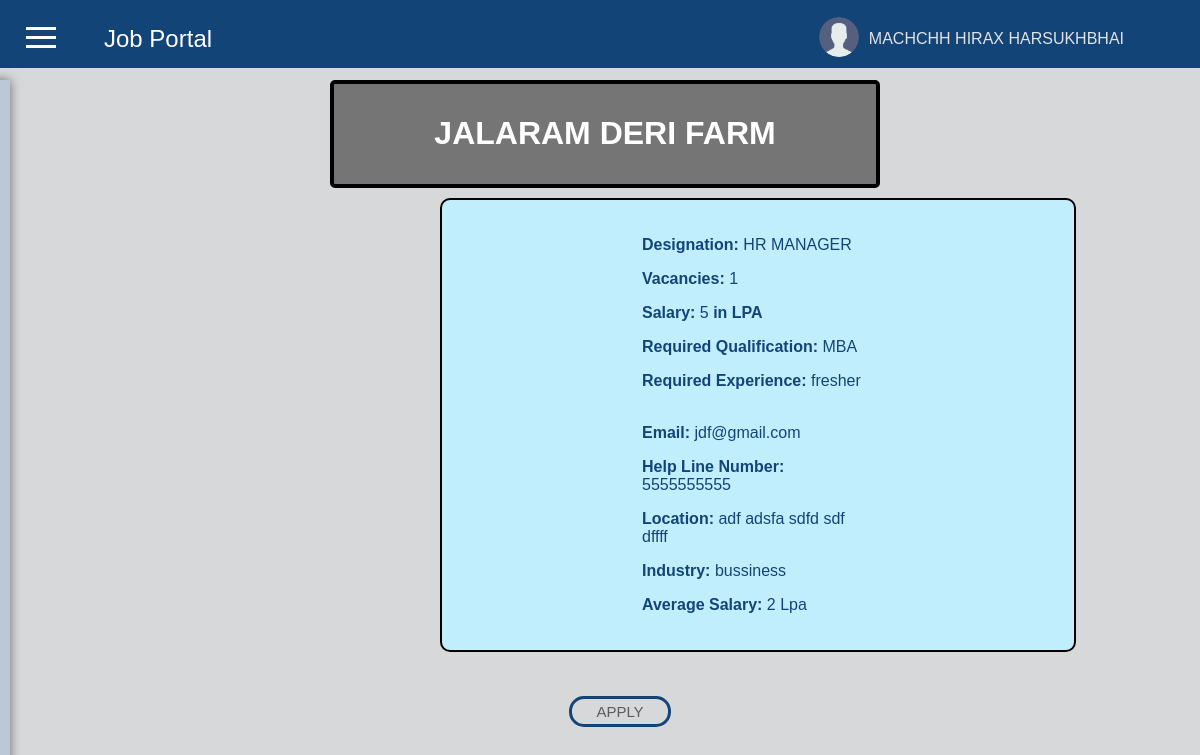
The app's page /job/1/ (signed in) with its own data.
### firstapp/models.py (models this page shows, shortened)
class Jobseeker(models.Model):
    js_id = models.AutoField(primary_key=True)
    js_name = models.CharField(max_length=50,null=False)
    username = models.CharField(max_length=20, unique=True,null=False)
    password = models.CharField(max_length=20,null=False)
    js_email = models.EmailField(max_length=30, unique=True,null=False)
    js_address = models.CharField(max_length=200 , default="your address",null=False)
    mobileno = models.CharField(max_length=10, unique=True,null=False)
    resume = models.FileField(upload_to='Resume/',null=False)
    birthdate = models.DateField(null=True)

class Jobposting(models.Model):
    jp_id = models.AutoField(primary_key=True)
    emp_id = models.ForeignKey(Employer, on_delete=models.CASCADE, to_field='emp_id')
    designation = models.CharField(max_length=50,null=False)
    vacancies = models.IntegerField(null=False)
    salary = models.IntegerField(null=False)
    req_qualification = models.CharField(max_length=120,null=False)
    req_experience = models.CharField(max_length=40,null=False)
    delete_jobpost = models.BooleanField(default=0)

class Employer(models.Model):
    emp_id = models.AutoField(primary_key=True)
    emp_name = models.CharField(max_length=50,null=False)
    username = models.CharField(max_length=20,unique=True,null=False)
    password = models.CharField(max_length=20,null=False)
    emp_email = models.EmailField(max_length=30,unique=True,null=False)
    help_line_no = models.IntegerField(unique=True,null=False)
    industry = models.CharField(max_length=30,null=False)
    location = models.CharField(max_length=100,null=False)
    avg_salary = models.IntegerField(null=False)

### firstapp/views.py (the view)
# urls.py: path('job/<int:job_id>/', views.job_details, name='job_details'),
def job_details(request, job_id):
    my_value = request.session.get('my_key')
    jobseeker = Jobseeker.objects.get(username=my_value)
    js_name = jobseeker.js_name
    job = Jobposting.objects.get(jp_id=job_id)
    return render(request, 'j_applyforjob.html', {'job': job,'js_name':js_name})

### templates/j_applyforjob.html (shortened to what this page needs)
<!DOCTYPE html>
<html lang="en">
<head>
    {% load static %}
</head>
<body>
<header class="top-header">
    <div class="container">
        <a href="#" class="logo">Job Portal</a>
        <div class="user-info">
            <div class="user-logo">
                <img src="{% static 'png/user.png' %}" alt="User Logo">
            </div>
            <div class="user-name">{{js_name}}</div>
        </div>
    </div>
</header>
<button class="toggle-btn" onclick="toggleSidebar()">
    <span class="line"></span>
    <span class="line"></span>
    <span class="line"></span>
</button>
<form method="POST" action="/j_menu">
<div class="sidebar">
</div>
</form>
<h1>Job Options</h1>
<ul>
<div class="h1-container">
            <h1>{{ job.emp_id.emp_name }}</h1>
</div>
<div class="qualification-box1">
            <p><strong>Designation:</strong> {{ job.designation }}</p>
            <p><strong>Vacancies:</strong> {{ job.vacancies }}</p>
            <p><strong>Salary:</strong> {{ job.salary }}{{" "}}<strong>in LPA</strong></p>
            <p><strong>Required Qualification:</strong> {{ job.req_qualification}}</p>
            <p><strong>Required Experience:</strong> {{ job.req_experience }}<br><br>
            <p><strong>Email:</strong> {{ job.emp_id.emp_email }}</p>
            <p><strong>Help Line Number:</strong> {{ job.emp_id.help_line_no }}</p>
            <p><strong>Location:</strong> {{ job.emp_id.location }}</p>
            <p><strong>Industry:</strong> {{ job.emp_id.industry }}</p>
            <p><strong>Average Salary:</strong> {{ job.emp_id.avg_salary }} Lpa</p>
            </div>
            <form method="POST" action="/j_applyforjob">
                <div class="box1"><div class="hello1">
                <button type="submit" name="applyforjobs" value="applyforjob">APPLY</button>
                </div></div>
            </form>
        <br><br>
</ul>
</body>
</html>

### templates/j_applyforjob.html (style rules this page uses)
body { margin: 0; background-color:#D7D8DA ; font-family: Arial, sans-serif; }
.top-header { top:0; height:40px; width:100%; position: fixed; z-index: 1000; background-color: #124478 ; color: #fff; padding: 14px; display: flex; align-items: center; }
.top-header .container { position:fixed; display: flex; justify-content: space-between; align-items: center; width: 100%; padding:20px 10px 10px 20px; }
.logo { color: #ffffff; text-decoration: none; font-size: 24px; margin-left: 70px; }
.user-info { display: flex; align-items: center; margin-right:50px; }
.user-logo img { width: 40px; height: 40px; border-radius: 50%; margin-right:10px; }
.user-name { color: #e2e2e2; font-size: 16px; margin-right:60px; }
.sidebar { position: fixed; top: 80px; left: -350px; height: 100%; width: 300px; background-color:#BBC8D7 ; padding: 30px; box-shadow: 0 0 10px rgba(0, 0, 0, 0.5); transition: left 0.3s ease-in-out; z-index: 1000; }
.toggle-btn { position:fixed; top: 20px; left: 20px; background-color: transparent; border: none; cursor: pointer; z-index: 1000; }
.line { display: block; width: 30px; height: 3px; background-color: #fff; margin: 6px auto; transition: background-color 0.3s ease; }
span { margin-left: 20px; }
h1 { text-align: center; color:white; background-color: #757575; }
.h1-container { width: 45%; background-color:#757575; margin-left:25%; padding: 10px; border-radius: 5px; border: 4px solid #000000; display: flex; justify-content: center; align-items: center; }
.qualification-box1 { background-color:#C1EEFD ; color: #124478; padding: 20px 200px 20px 200px; margin:20px 20px 20px 400px; border-radius: 10px; border: 2px solid #000000; margin-top: 10px; width:20%; }
.box1 { display: grid; place-items: center; height: 10vh; }
.hello1 button { background-color: transparent; color: #5C5C5C; font-size:15px; margin:2px; text-align: center; justify-content:center; padding: 4px 4px; border: solid 3px #124478; border-radius: 15px; outline: none; cursor: pointer; }

### records on screen
Jobseeker: js_name "MACHCHH HIRAX HARSUKHBHAI"
Jobposting: emp_id.emp_name "JALARAM DERI FARM", designation "HR MANAGER", vacancies "1", salary "5", req_qualification "MBA", req_experience "fresher", emp_id.emp_email "jdf@gmail.com", emp_id.help_line_no "5555555555", emp_id.location "adf adsfa sdfd sdf dffff", emp_id.industry "bussiness", emp_id.avg_salary "2"
